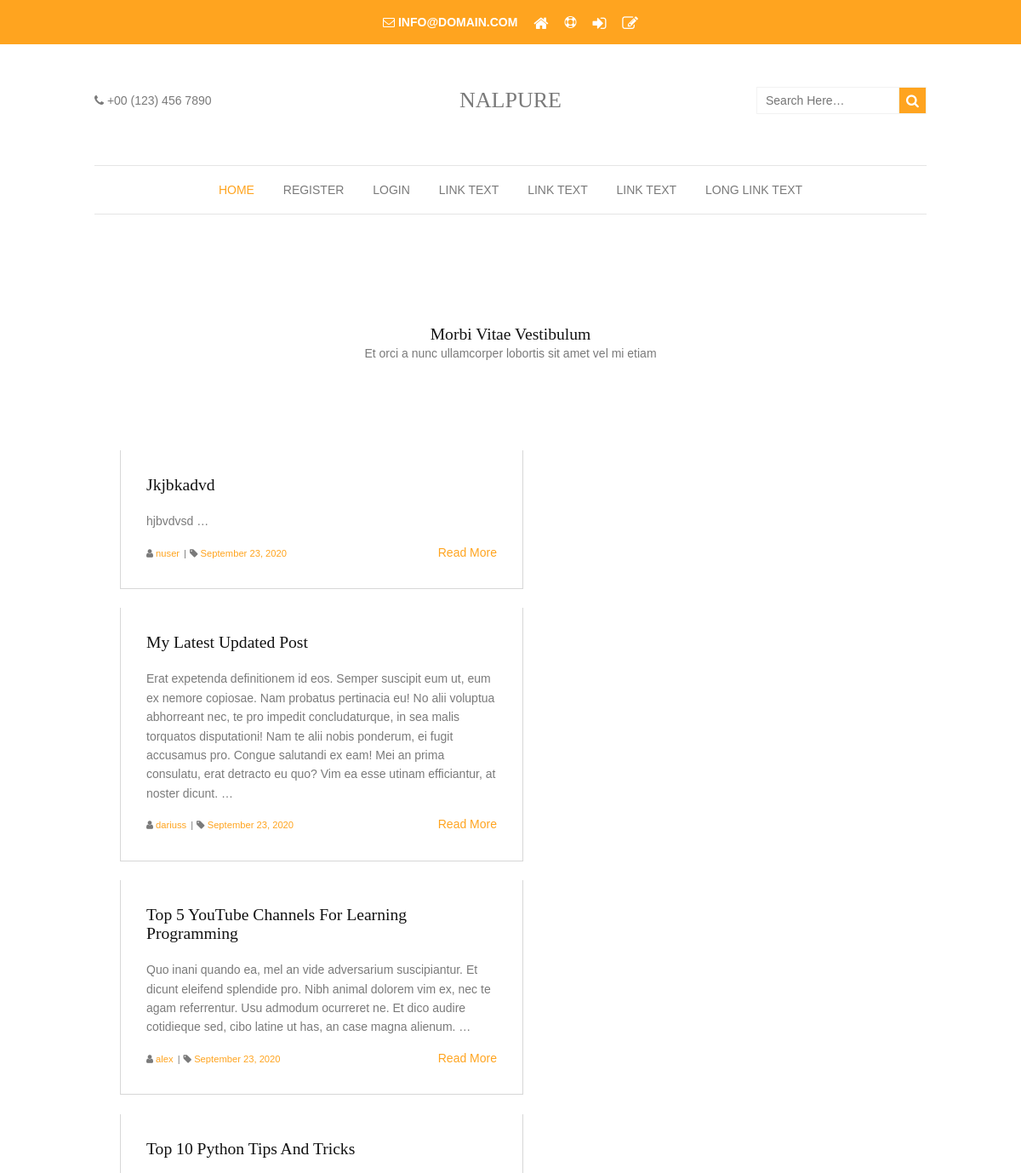
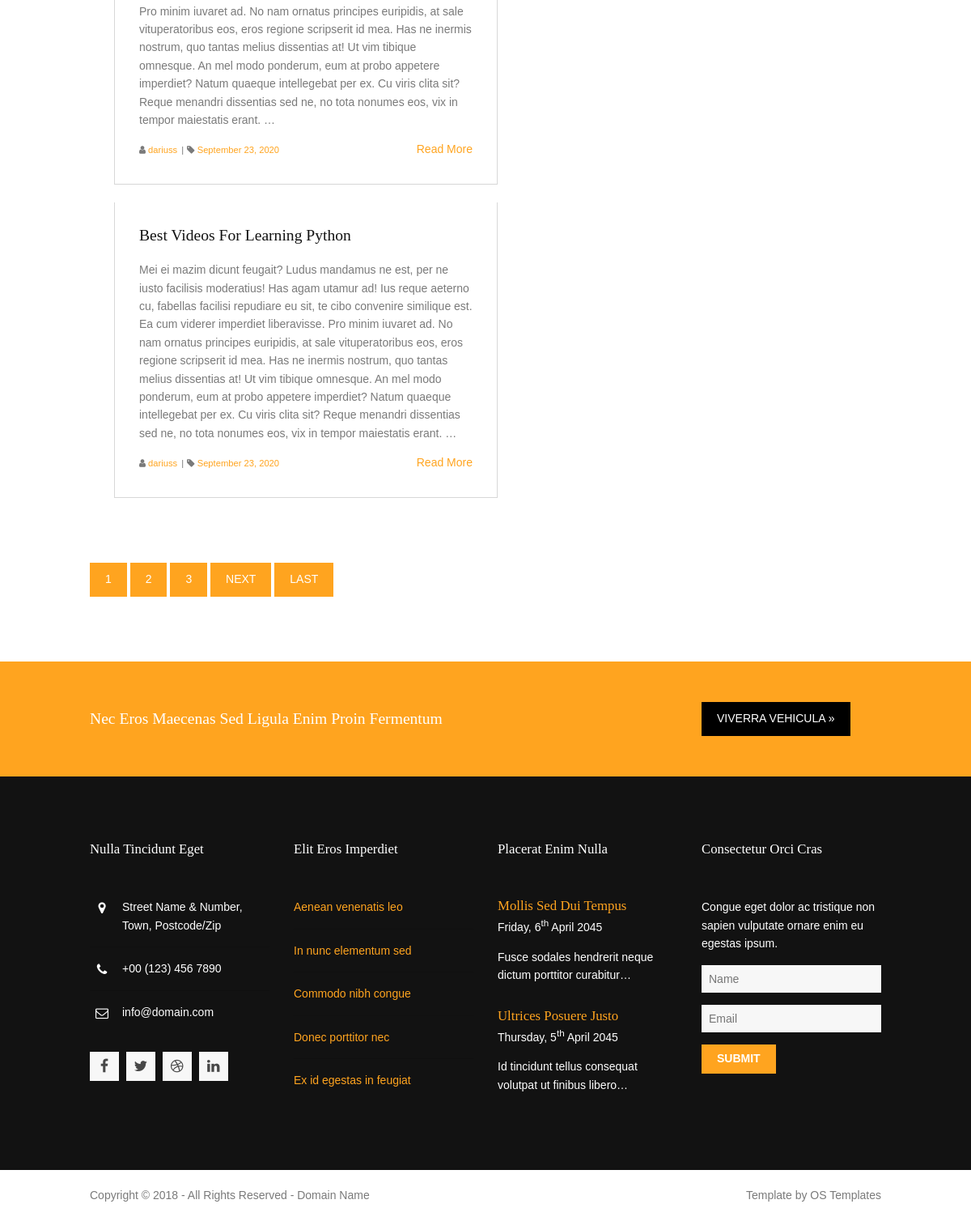
The page / on the database its author committed (2 pictures, top to bottom).
### blog/models.py (models this page shows, shortened)
class Post(models.Model):
    title = models.CharField(max_length=100)
    content = models.TextField()
    date_posted = models.DateTimeField(default=timezone.now)
    author = models.ForeignKey(User, on_delete=models.CASCADE)

### blog/views.py (the view)
# urls.py: path('', PostListView.as_view(), name='blog-home'),
class PostListView(ListView):
    model = Post
    template_name = 'blog/index.html'
    context_object_name = 'posts'
    ordering = ['-date_posted']
    paginate_by = 5

### blog/templates/blog/index.html (shortened to what this page needs)
{% extends 'blog/base.html' %}
{% block content %}
  <div class="wrapper row3">
    <section class="hoc container clear">
      <div class="sectiontitle">
        <h6 class="heading">Morbi vitae vestibulum</h6>
        <p>Et orci a nunc ullamcorper lobortis sit amet vel mi etiam</p>
      </div>
      <div class="group latest">
        {% for post in posts %}
          <article class="two_third"><a href="#"><img src="images/demo/474x356.png" alt=""></a>
            <div class="excerpt">
              <h6 class="heading">{{ post.title }}</h6>
              <p>{{ post.content }} &hellip;</p>
              <div class="clear">
                <footer class=" fl_right"><a href="{% url 'post-detail' post.id %}">Read More</a></footer>
                <ul class="nospace meta fl_left">
                  <li><i class="fa fa-user"></i> <a href="{% url 'user-posts' post.author.username %}">{{ post.author }}</a></li>
                  <li><i class="fa fa-tag"></i> <a href="#">{{ post.date_posted|date:"F d, Y" }}</a></li>
                </ul>
              </div>
            </div>
          </article>
        {% endfor %}
      </div>
        <div>
        {% if is_paginated %}
          {% for num in page_obj.paginator.page_range %}
            {% if page_obj.number == num %}
              <a href="?num={{ num }}" class="btn btn-info mb-4">{{ num }}</a>
            {% elif num > page_obj.number|add:'-3' and num < page_obj.number|add:'3' %}
              <a href="?page={{ num }}" class="btn btn-outline-info mb-4">{{ num }}</a>
            {% endif %}
          {% endfor %}
          {% if page_obj.has_next %}
            <a href="?page={{ page_obj.next_page_number }}" class="btn btn-outline-info mb-4">Next</a>
            <a href="?page={{ page_obj.paginator.num_pages }}" class="btn btn-outline-info mb-4">Last</a>
          {% endif %}
        {% endif %}
        </div>
    </section>
  </div>
{% endblock content %}

### blog/static/blog/layout/styles/layout.css (style rules this page uses)
.container { padding:80px 0; }
.sectiontitle { display:block; max-width:55%; margin:0 auto 80px; text-align:center; }
.sectiontitle * { margin:0; }
.latest { margin-bottom:80px; }
.latest article { max-width:474px; }
.latest article .excerpt { padding:30px; border:solid; border-width:0 1px 1px 1px; }
.latest article .excerpt .meta li { display:inline-block; font-size:.8rem; }
.latest article .excerpt .meta li::after { margin-left:5px; content:"|"; }
.latest article .excerpt .meta li:last-child::after { margin:0; content:""; }
*, *::before, *::after { transition:all .3s ease-in-out; }
body { color:#7A7A7A; background-color:#FFFFFF; }
a { color:#FFA41F; }
.btn, .btn.inverse:hover { color:#FFFFFF; background-color:#FFA41F; border-color:#FFA41F; }
.row3 { color:#7A7A7A; background-color:#FFFFFF; }
.row2 .heading, .row3 .heading { color:#121212; }
.latest article .excerpt { border-color:#D7D7D7; }
@media screen and (min-width:978px) { .hoc { max-width:978px; } }

### blog/static/blog/layout/styles/framework.css (style rules this page uses)
html { overflow-y:scroll; overflow-x:hidden; }
html, body { margin:0; padding:0; font-size:14px; line-height:1.6em; }
*, *::before, *::after { box-sizing:border-box; }
.nospace { margin:0; padding:0; list-style:none; }
.btn { display:inline-block; padding:8px 18px 10px; text-transform:uppercase; border:1px solid; }
.clear, .group { display:block; }
.clear::before, .clear::after, .group::before, .group::after { display:table; content:""; }
.clear, .clear::after, .group, .group::after { clear:both; }
a { outline:none; text-decoration:none; }
.fl_left, .imgl { float:left; }
.fl_right, .imgr { float:right; }
body, input, textarea, select { font-family:Verdana, Geneva, sans-serif; }
h1, h2, h3, h4, h5, h6, .heading { font-family:Georgia, "Times New Roman", Times, serif; }
h1, h2, h3, h4, h5, h6, .heading { margin:0 0 20px 0; font-size:1.4rem; line-height:normal; font-weight:normal; text-transform:capitalize; }
.wrapper { display:block; width:100%; margin:0; padding:0; text-align:left; word-wrap:break-word; }
.hoc { display:block; margin:0 auto; }
address, article, aside, figcaption, figure, footer, header, main, nav, section { display:block; margin:0; padding:0; }
.one_half, .one_third, .two_third, .one_quarter, .two_quarter, .three_quarter { display:inline-block; float:left; margin:0 0 0 3.06748466257669%; list-style:none; }
.two_third { width:65.6441717791411%; }

### rows shown on the page
Post: title "Jkjbkadvd", content "hjbvdvsd", author "nuser", date_posted "September 23, 2020"
Post: title "My Latest Updated Post", content "Erat expetenda definitionem id eos. Semper suscipit eum ut, eum ex nemore copiosae. Nam probatus pertinacia eu! No alii voluptua abhorreant nec, te pro impedit concludaturque, in sea malis torquatos disputationi! Nam te alii nobis ponderum, ei fugit accusamus pro. Congue salutandi ex eam! Mei an prima consulatu, erat detracto eu quo? Vim ea esse utinam efficiantur, at noster dicunt.", author "dariuss", date_posted "September 23, 2020"
Post: title "Top 5 YouTube Channels For Learning Programming", content "Quo inani quando ea, mel an vide adversarium suscipiantur. Et dicunt eleifend splendide pro. Nibh animal dolorem vim ex, nec te agam referrentur. Usu admodum ocurreret ne. Et dico audire cotidieque sed, cibo latine ut has, an case magna alienum.", author "alex", date_posted "September 23, 2020"
Post: title "Top 10 Python Tips And Tricks", content "Pro minim iuvaret ad. No nam ornatus principes euripidis, at sale vituperatoribus eos, eros regione scripserit id mea. Has ne inermis nostrum, quo tantas melius dissentias at! Ut vim tibique omnesque. An mel modo ponderum, eum at probo appetere imperdiet? Natum quaeque intellegebat per ex. Cu viris clita sit? Reque menandri dissentias sed ne, no tota nonumes eos, vix in tempor maiestatis erant.", author "dariuss", date_posted "September 23, 2020"
Post: title "Best Videos For Learning Python", content "Mei ei mazim dicunt feugait? Ludus mandamus ne est, per ne iusto facilisis moderatius! Has agam utamur ad! Ius reque aeterno cu, fabellas facilisi repudiare eu sit, te cibo convenire similique est. Ea cum viderer imperdiet liberavisse. Pro minim iuvaret ad. No nam ornatus principes euripidis, at sale vituperatoribus eos, eros regione scripserit id mea. Has ne inermis nostrum, quo tantas melius dissentias at! Ut vim tibique omnesque. An mel modo ponderum, eum at probo appetere imperdiet? Natum quaeque intellegebat per ex. Cu viris clita sit? Reque menandri dissentias sed ne, no tota nonumes eos, vix in tempor maiestatis erant.", author "dariuss", date_posted "September 23, 2020"

### other values the page prints
{{ num }} "1"
{{ num }} "2" "3"
